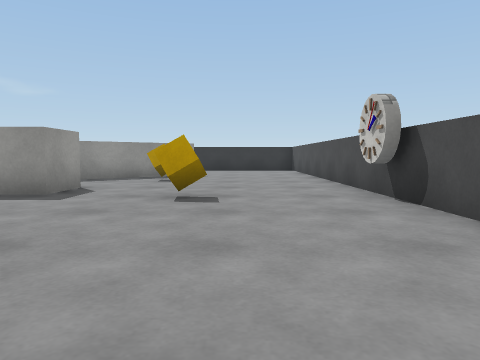
[1] (above)

19 first-person views from a walk through a scene from a Unity 3-D project. The camera is 0.61 m above the floor, tilts 4° down and sees 70° across. The floor is counted in squares, 1 m on a side. Each view is taken from the middle of a square. On the plan, view 1 faces up. The plan holds only what a view shows up to about 10 squares ahead; the rest is blank. The player is left out. Surface patterns are stand-ins for the level's own textures.

[2]
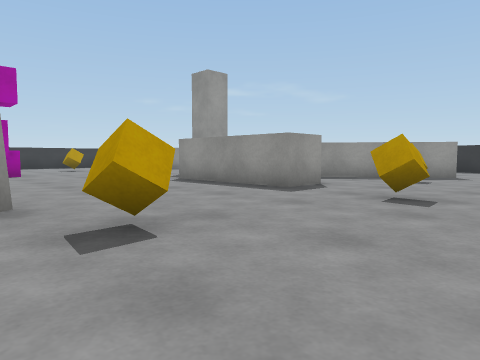

[3]
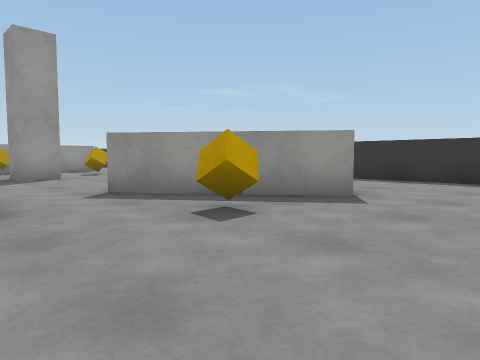

[4]
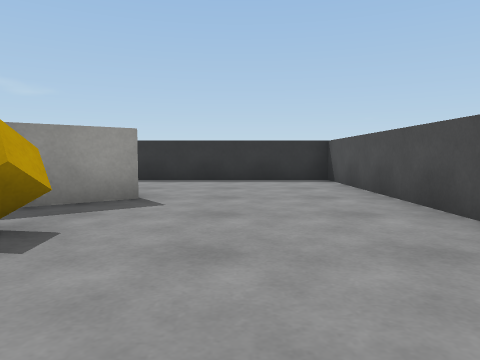

[5]
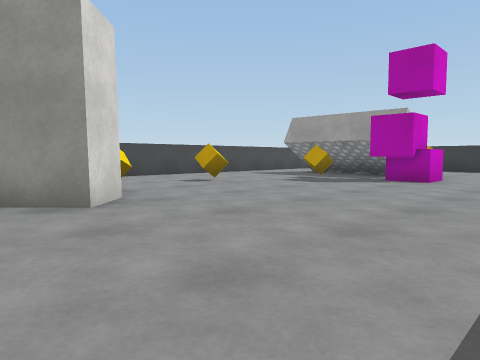

[6]
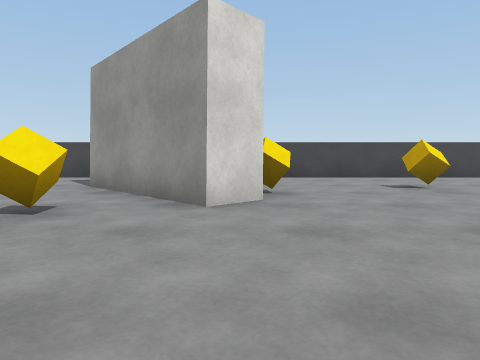

[7]
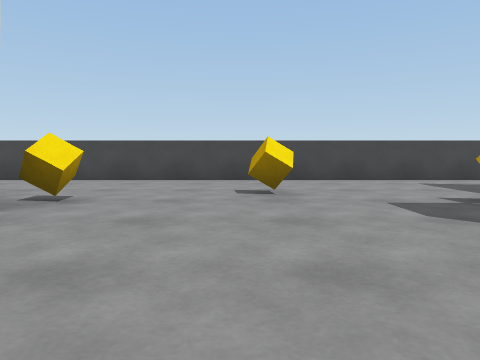

[8]
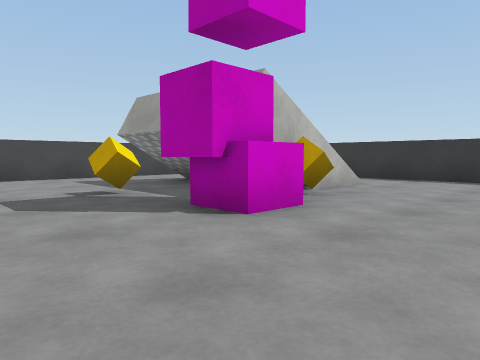

[9]
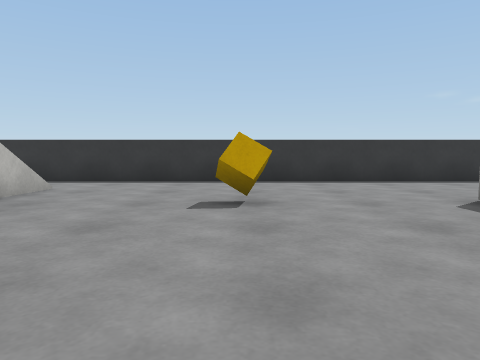

[10]
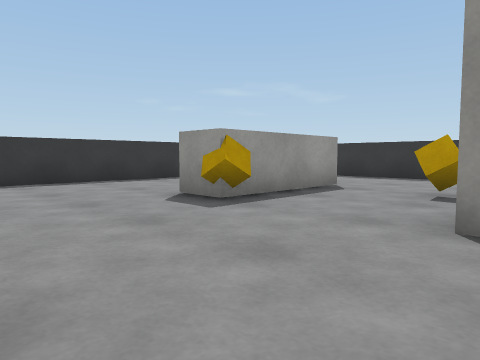

[11]
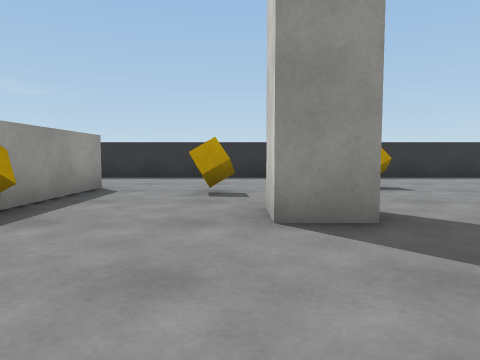

[12]
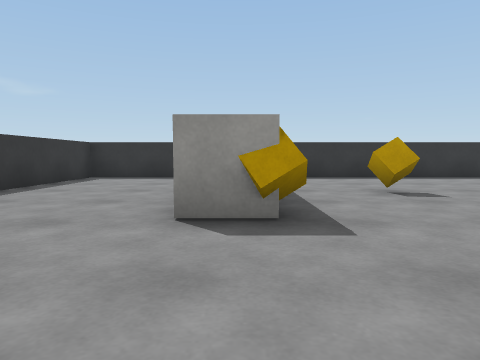

[13]
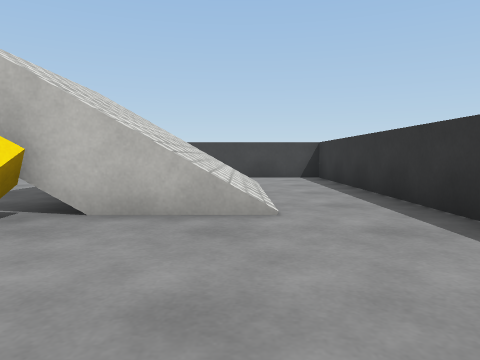

[14]
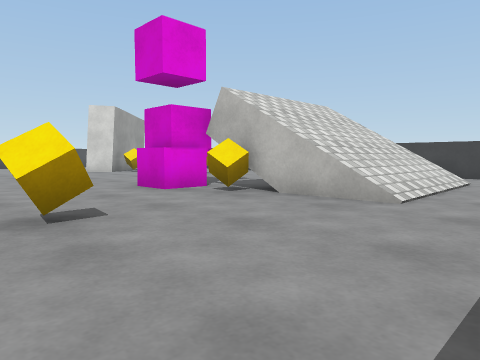

[15]
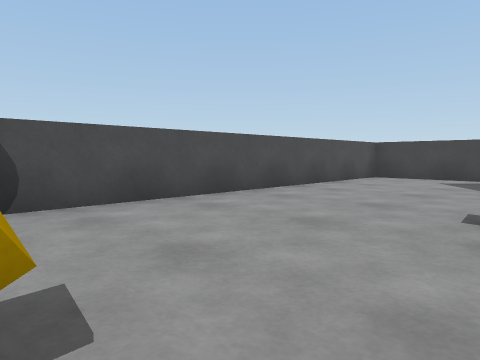

[16]
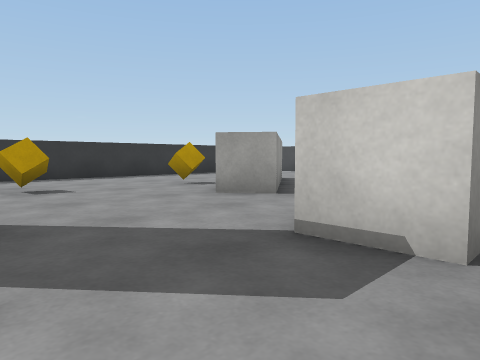

[17]
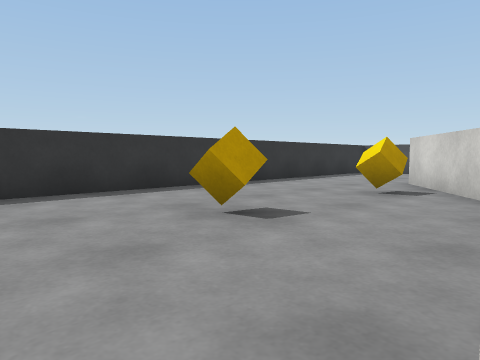

[18]
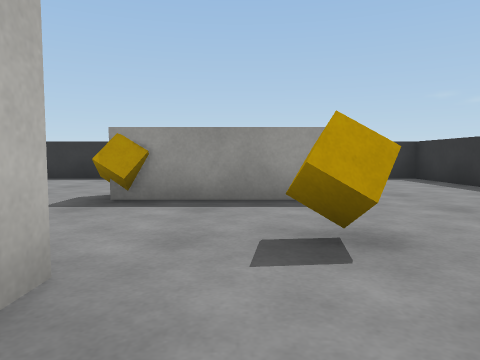

[19]
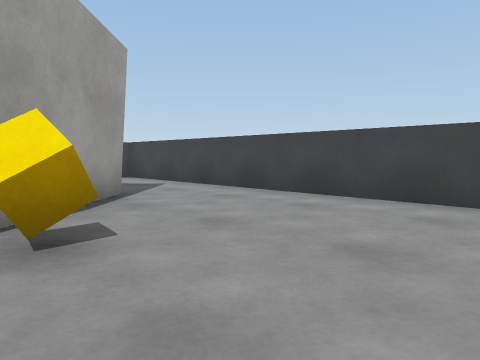

### Floor plan
Key: @ floor where view 1 was taken; # wall or solid block; . floor; / step, stairs or slope; = window, fence, low wall or low ledge; C cube; L clock.
Columns run from 18 left of view 1 to 2 right of it. Each row starts with its distance up from view 1.
 15 #####################
 14 #...................#
 13 #...................#
 12 #..........C........#
 11 #....#..C.....C##...#
 10 #....#........##....#
  9 #....#...#...##.C...#
  8 #...................#
  7 #...................#
  6 #...........###.....#
  5 #...C............C..L
  4 #...................#
  3 #...................#
  2 #....C.C............#
  1 #..///=C........C...#
  0 #..////.C.....##..@.#
 -1 #..////....C..C##...#
 -2 #..////.........##..#
 -3 #...................#
 -4 #...................#
 -5 #####################

Where each view was taken, in squares from view 1:
view 1: 0 up, 0 right, facing up
view 2: 0 up, 1 right, facing up-left
view 3: 6 up, 1 right, facing up-left
view 4: 6 up, 0 right, facing up
view 5: 5 up, 2 left, facing down-left
view 6: 5 up, 4 left, facing down
view 7: 4 up, 7 left, facing down
view 8: 5 up, 8 left, facing down-left
view 9: 5 up, 9 left, facing left
view 10: 5 up, 9 left, facing up-left
view 11: 5 up, 10 left, facing up
view 12: 5 up, 13 left, facing up
view 13: 5 up, 15 left, facing down
view 14: 6 up, 17 left, facing down-right
view 15: 5 up, 2 left, facing down-right
view 16: 5 up, 9 left, facing up-right
view 17: 9 up, 10 left, facing up-right
view 18: 10 up, 8 left, facing left
view 19: 0 up, 7 left, facing down-right
